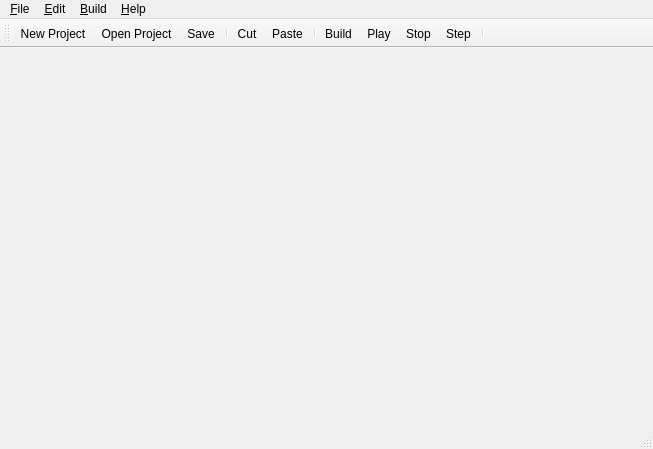
<?xml version="1.0" encoding="UTF-8"?>
<ui version="4.0">
 <class>armemus</class>
 <widget class="QMainWindow" name="armemus">
  <property name="geometry">
   <rect>
    <x>0</x>
    <y>0</y>
    <width>653</width>
    <height>449</height>
   </rect>
  </property>
  <property name="windowTitle">
   <string>MainWindow</string>
  </property>
  <property name="autoFillBackground">
   <bool>false</bool>
  </property>
  <property name="styleSheet">
   <string notr="true"/>
  </property>
  <widget class="QWidget" name="centralWidget">
   <layout class="QGridLayout" name="gridLayout">
    <property name="leftMargin">
     <number>6</number>
    </property>
    <property name="topMargin">
     <number>6</number>
    </property>
    <property name="rightMargin">
     <number>6</number>
    </property>
    <property name="bottomMargin">
     <number>6</number>
    </property>
    <item row="0" column="0">
     <layout class="QVBoxLayout" name="verticalLayout">
      <property name="spacing">
       <number>0</number>
      </property>
      <item>
       <widget class="QWidget" name="mainWidget" native="true">
        <property name="sizePolicy">
         <sizepolicy hsizetype="Preferred" vsizetype="Preferred">
          <horstretch>0</horstretch>
          <verstretch>4</verstretch>
         </sizepolicy>
        </property>
        <layout class="QGridLayout" name="mainLayout">
         <property name="leftMargin">
          <number>0</number>
         </property>
         <property name="topMargin">
          <number>0</number>
         </property>
         <property name="rightMargin">
          <number>0</number>
         </property>
         <property name="bottomMargin">
          <number>0</number>
         </property>
         <property name="spacing">
          <number>0</number>
         </property>
        </layout>
       </widget>
      </item>
      <item>
       <widget class="QWidget" name="outputWidget" native="true">
        <property name="sizePolicy">
         <sizepolicy hsizetype="Preferred" vsizetype="Preferred">
          <horstretch>0</horstretch>
          <verstretch>1</verstretch>
         </sizepolicy>
        </property>
        <layout class="QGridLayout" name="outputLayout">
         <property name="leftMargin">
          <number>0</number>
         </property>
         <property name="topMargin">
          <number>0</number>
         </property>
         <property name="rightMargin">
          <number>0</number>
         </property>
         <property name="bottomMargin">
          <number>0</number>
         </property>
         <property name="spacing">
          <number>0</number>
         </property>
        </layout>
       </widget>
      </item>
     </layout>
    </item>
   </layout>
  </widget>
  <widget class="QToolBar" name="mainToolBar">
   <attribute name="toolBarArea">
    <enum>TopToolBarArea</enum>
   </attribute>
   <attribute name="toolBarBreak">
    <bool>false</bool>
   </attribute>
   <addaction name="actionNew"/>
   <addaction name="actionOpen"/>
   <addaction name="actionSave"/>
   <addaction name="separator"/>
   <addaction name="actionCut"/>
   <addaction name="actionPaste"/>
   <addaction name="separator"/>
   <addaction name="actionBuild"/>
   <addaction name="actionPlay"/>
   <addaction name="actionStop"/>
   <addaction name="actionStep"/>
   <addaction name="separator"/>
  </widget>
  <widget class="QStatusBar" name="statusBar"/>
  <widget class="QMenuBar" name="menuBar">
   <property name="geometry">
    <rect>
     <x>0</x>
     <y>0</y>
     <width>653</width>
     <height>19</height>
    </rect>
   </property>
   <widget class="QMenu" name="menuFile">
    <property name="title">
     <string>&amp;File</string>
    </property>
    <widget class="QMenu" name="menuRecent_Files">
     <property name="title">
      <string>Recent &amp;Files</string>
     </property>
    </widget>
    <widget class="QMenu" name="menuRecent_P_rojects">
     <property name="title">
      <string>Recent P&amp;rojects</string>
     </property>
    </widget>
    <addaction name="actionNewFile"/>
    <addaction name="actionOpenFile"/>
    <addaction name="actionNew"/>
    <addaction name="actionOpen"/>
    <addaction name="menuRecent_Files"/>
    <addaction name="menuRecent_P_rojects"/>
    <addaction name="separator"/>
    <addaction name="actionCloseProject"/>
    <addaction name="separator"/>
    <addaction name="actionSave"/>
    <addaction name="separator"/>
    <addaction name="actionCloseFile"/>
    <addaction name="separator"/>
    <addaction name="actionExit"/>
   </widget>
   <widget class="QMenu" name="menuHelp">
    <property name="title">
     <string>&amp;Help</string>
    </property>
    <addaction name="actionHelp"/>
    <addaction name="actionAbout"/>
   </widget>
   <widget class="QMenu" name="menuBuild">
    <property name="title">
     <string>&amp;Build</string>
    </property>
    <addaction name="actionBuild"/>
    <addaction name="actionPlay"/>
    <addaction name="actionStop"/>
    <addaction name="actionStep"/>
    <addaction name="actionBuildOptions"/>
   </widget>
   <widget class="QMenu" name="menuEdit">
    <property name="title">
     <string>&amp;Edit</string>
    </property>
    <addaction name="actionCut"/>
    <addaction name="actionPaste"/>
   </widget>
   <addaction name="menuFile"/>
   <addaction name="menuEdit"/>
   <addaction name="menuBuild"/>
   <addaction name="menuHelp"/>
  </widget>
  <action name="actionNew">
   <property name="icon">
    <iconset resource="resources/icons.qrc">
     <normaloff>:/icons/new.png</normaloff>:/icons/new.png</iconset>
   </property>
   <property name="text">
    <string>New Project</string>
   </property>
   <property name="shortcut">
    <string>Ctrl+N</string>
   </property>
  </action>
  <action name="actionOpen">
   <property name="icon">
    <iconset resource="resources/icons.qrc">
     <normaloff>:/icons/open.png</normaloff>:/icons/open.png</iconset>
   </property>
   <property name="text">
    <string>Open Project</string>
   </property>
   <property name="shortcut">
    <string>Ctrl+O</string>
   </property>
  </action>
  <action name="actionSave">
   <property name="enabled">
    <bool>true</bool>
   </property>
   <property name="icon">
    <iconset resource="resources/icons.qrc">
     <normaloff>:/icons/save.png</normaloff>:/icons/save.png</iconset>
   </property>
   <property name="text">
    <string>Save</string>
   </property>
   <property name="shortcut">
    <string>Ctrl+S</string>
   </property>
  </action>
  <action name="actionHelp">
   <property name="icon">
    <iconset resource="resources/icons.qrc">
     <normaloff>:/icons/help.png</normaloff>:/icons/help.png</iconset>
   </property>
   <property name="text">
    <string>Help</string>
   </property>
   <property name="shortcut">
    <string>F1</string>
   </property>
  </action>
  <action name="actionAbout">
   <property name="icon">
    <iconset resource="resources/icons.qrc">
     <normaloff>:/icons/info.png</normaloff>:/icons/info.png</iconset>
   </property>
   <property name="text">
    <string>About</string>
   </property>
  </action>
  <action name="actionCloseProject">
   <property name="text">
    <string>Close Project</string>
   </property>
  </action>
  <action name="actionPlay">
   <property name="enabled">
    <bool>true</bool>
   </property>
   <property name="icon">
    <iconset resource="resources/icons.qrc">
     <normaloff>:/icons/play.png</normaloff>:/icons/play.png</iconset>
   </property>
   <property name="text">
    <string>Play</string>
   </property>
  </action>
  <action name="actionStop">
   <property name="enabled">
    <bool>true</bool>
   </property>
   <property name="icon">
    <iconset resource="resources/icons.qrc">
     <normaloff>:/icons/stop.png</normaloff>:/icons/stop.png</iconset>
   </property>
   <property name="text">
    <string>Stop</string>
   </property>
  </action>
  <action name="actionStep">
   <property name="enabled">
    <bool>true</bool>
   </property>
   <property name="icon">
    <iconset resource="resources/icons.qrc">
     <normaloff>:/icons/step.png</normaloff>:/icons/step.png</iconset>
   </property>
   <property name="text">
    <string>Step</string>
   </property>
  </action>
  <action name="actionBuild">
   <property name="enabled">
    <bool>true</bool>
   </property>
   <property name="icon">
    <iconset resource="resources/icons.qrc">
     <normaloff>:/icons/build.png</normaloff>:/icons/build.png</iconset>
   </property>
   <property name="text">
    <string>Build</string>
   </property>
  </action>
  <action name="actionBuildOptions">
   <property name="text">
    <string>Build Options</string>
   </property>
  </action>
  <action name="actionNewFile">
   <property name="enabled">
    <bool>true</bool>
   </property>
   <property name="text">
    <string>New File</string>
   </property>
   <property name="shortcut">
    <string>Ctrl+Shift+N</string>
   </property>
  </action>
  <action name="actionCut">
   <property name="icon">
    <iconset resource="resources/icons.qrc">
     <normaloff>:/icons/cut.png</normaloff>:/icons/cut.png</iconset>
   </property>
   <property name="text">
    <string>Cu&amp;t</string>
   </property>
   <property name="shortcut">
    <string>Ctrl+X</string>
   </property>
  </action>
  <action name="actionPaste">
   <property name="icon">
    <iconset resource="resources/icons.qrc">
     <normaloff>:/icons/paste.png</normaloff>:/icons/paste.png</iconset>
   </property>
   <property name="text">
    <string>&amp;Paste</string>
   </property>
   <property name="shortcut">
    <string>Ctrl+V</string>
   </property>
  </action>
  <action name="actionExit">
   <property name="icon">
    <iconset resource="resources/icons.qrc">
     <normaloff>:/icons/exit.png</normaloff>:/icons/exit.png</iconset>
   </property>
   <property name="text">
    <string>E&amp;xit</string>
   </property>
   <property name="shortcut">
    <string>Ctrl+Q</string>
   </property>
  </action>
  <action name="actionCloseFile">
   <property name="text">
    <string>Close File</string>
   </property>
   <property name="shortcut">
    <string>Ctrl+W</string>
   </property>
  </action>
  <action name="actionRecent">
   <property name="text">
    <string>Recent Files</string>
   </property>
  </action>
  <action name="actionA">
   <property name="text">
    <string>...</string>
   </property>
  </action>
  <action name="action">
   <property name="text">
    <string>...</string>
   </property>
  </action>
  <action name="actionOpenFile">
   <property name="enabled">
    <bool>true</bool>
   </property>
   <property name="text">
    <string>Open File</string>
   </property>
   <property name="shortcut">
    <string>Ctrl+Shift+O</string>
   </property>
  </action>
 </widget>
 <layoutdefault spacing="6" margin="11"/>
 <resources>
  <include location="resources/icons.qrc"/>
 </resources>
 <connections/>
</ui>
